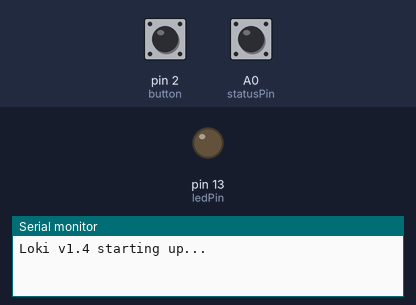
Recording of a sketch running on a simulated Arduino Uno, built with avr-gcc and run on an emulated ATmega328P. On the bench: output pins drawn as LEDs (lit = HIGH), the last lines printed to the serial monitor. Dashed ring = blinking. The inputs (shaded band) are chosen by the test bench; at power-on: pin 2 (button) HIGH, A0 (statusPin) HIGH. The audio player accepts every command and is not drawn.

Above: at 0.1 s.
At 10.9 s:
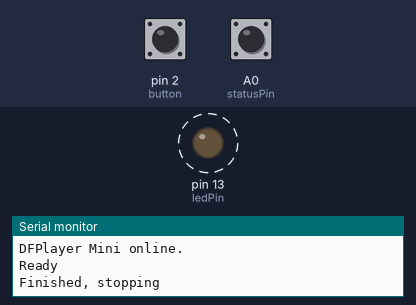
11.0 s: pin 2 (button) pulled LOW for 0.15 s
Timing chart, 0 to 20.0 s (numbered marks = the images above; inputs shaded):
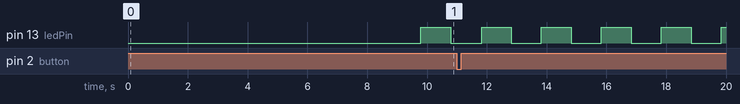

Measured:
- by itself, pin 13 (ledPin): alternates HIGH for 1.0 s and LOW for 1.0 s

The sketch:

Loki.ino
```cpp
/*
 * Loki (Revision 1445)
 * (C) 2022 Blackbeard Softworks
 *
 * This code relies on external hardware to be present.
 * Please refer to the wiring diagram.
 *
 * The music must be prepared in this way:
 * - The input file must be MP3
 * - Right channel is used exclusively for motor control (meaning you can implement PWM at low frequency with amplitude modulation - from my testing it was <20Hz)
 * - Right channel must ONLY contain motor control signal (no voice, no music, only beeps at about 1024Hz~2048Hz. DC signal doesn't work as capacitor blocks DC signal)
 * - The beeps must not taper off in volume (it causes the motor to judder, so it needs to at least sound as if it turns on and off instantly)
 * - Use the DAW or other solutions to generate the beeps on the RIGHT CHANNEL ONLY
 * - Leave the left channel alone or adjust its volume
 * (you CANNOT adjust the volume in code. It won't work. Adding a resistor for smaller speakers does work. About 51 Ohms work well, but taping over the speaker hole works too.)
 * - Right channel MUST be at 0db attenuation (meaning, it peaks and/or clips. Crank it up!)
 */

// DFRobot's own library is used here. We could use lightweight library, but let's keep it simple.
#include <DFRobotDFPlayerMini.h>
#include <SoftwareSerial.h>

SoftwareSerial mySoftwareSerial(10, 11);
DFRobotDFPlayerMini myDFPlayer;
void printDetail(uint8_t type, int value);

// Do not change this value.
int songIndex = 1;

// This is the number of songs on your SD card, greeting inclusive.
// Supports up to 65535, but honestly with one button it would be a VERY big chore to go through all 65533 tracks for accessing the last track.
// Can be LESS than the actual song count, but CANNOT BE MORE than the actual song count. This causes the function to completely fail.
const int maxSongCount = 41;

// This will be the playback button
const int button = 2;
// The statusPin is used only for legacy purposes.
const int statusPin = A0;

// Do not change these values.
volatile bool stopped = false;
volatile bool state = false;
volatile bool led = false;

// This is the pin that reverses the motor when combined with the Logic Reverser circuit.
// If you want to use other pins, change this.
const int ledPin = LED_BUILTIN;

// Do not change this value.
unsigned long pm = 0;

// Change this to change how frequently the motor changes the direction
// Changing this to too small of a value may cause the motor, back EMF or power supply issues.
const long interval = 1000;

void setup() {
  // Setup pin modes
  pinMode(button, INPUT_PULLUP);
  pinMode(statusPin, INPUT);
  pinMode(LED_BUILTIN, OUTPUT);

  mySoftwareSerial.begin(9600);
  Serial.begin(115200);
  Serial.println();
  Serial.println(F("Loki v1.4 starting up..."));
  // Delay to let DFPlayer Mini initialize
  delay(2000);
  if (!myDFPlayer.begin(mySoftwareSerial)) {
    Serial.println(F("Unable to begin:"));
    Serial.println(F("1.Please recheck the connection!"));
    Serial.println(F("2.Please insert the SD card!"));
    while (true) {
      delay(0); // Code to compatible with ESP8266 watchdog.
    }
  }
  Serial.println(F("DFPlayer Mini online."));
  // This value can be adjusted to let the SD card catch up, not resulting in Time Out error
  myDFPlayer.setTimeOut(1500);

  // Must be at 30. Lower volumes just don't have the gusto to push through.
  // Technically you can add another transistor stage or Darlington transistor for this, but this is the cheapest option.
  myDFPlayer.volume(30);
  // Play the first MP3 file, which must be the greeting audio
  myDFPlayer.playMp3Folder(1);
  // Small delay to prevent malfunctions
  delay(250);
  // Legacy code start
  while (digitalRead(statusPin) == LOW) {
    // Wait while the track finishes playing
  }
  // Legacy code end
  // Set register
  EIFR = 1;
  delay(7000); // Adjust for the prompt length
  // Attach an interrupt routine to the button
  attachInterrupt(digitalPinToInterrupt(button), playbackCtrl, FALLING);
  Serial.println("Ready");
}

void loop() {
  // This part until next comment deals with the reversing of the motor.
  unsigned long cm = millis();
  if (cm - pm >= interval) {
    pm = cm;
    led = !led;
  }
  digitalWrite(ledPin, led);
  // End of section


  if (state == true) {
    Serial.print("Attempting to play index ");
    Serial.print(songIndex);
    Serial.println(" file");
    myDFPlayer.playMp3Folder(songIndex);
    delay(50);
    while (stopped == false) {
      Serial.println("playing");
    }
    state = false;
  }
  if (state == false) {
    delay(50);
    if (stopped != true) {
      Serial.println("Finished, stopping");
      myDFPlayer.stop();
      stopped = true;
    }
  }
  if (myDFPlayer.available()) {
    printDetail(myDFPlayer.readType(), myDFPlayer.read());
  }
}

// Interrupt routine
void playbackCtrl() {
  static unsigned long lit = 0;
  // We do not want to use delay() here.
  unsigned long inttime = millis();
  // Debouncing routine, as well as toggle
  if (inttime - lit > 500) {
    if (state == true) {
      state = false;
      stopped = true;
    }
    if (state == false) {
      state = true;
      stopped = true;
    }
    // Advance the song index by one
    songIndex++;
    // If we are exceeding the maximum song index or if it's below 2 (meaning, the beginning)
    // We want to set it to 2 so the greeting message doesn't play again.
    if (songIndex > maxSongCount || songIndex < 2) {
      songIndex = 2;
    }
  }
  lit = inttime;
}

// Default DFPlayer debug function
void printDetail(uint8_t type, int value) {

  switch (type) {
    case TimeOut:
      Serial.println(F("Time Out!"));
      break;
    case WrongStack:
      Serial.println(F("Stack Wrong!"));
      break;
    case DFPlayerCardInserted:
      Serial.println(F("Card Inserted!"));
      break;
    case DFPlayerCardRemoved:
      Serial.println(F("Card Removed!"));
      break;
    case DFPlayerCardOnline:
      Serial.println(F("Card Online!"));
      break;
    case DFPlayerUSBInserted:
      Serial.println("USB Inserted!");
      break;
    case DFPlayerUSBRemoved:
      Serial.println("USB Removed!");
      break;
    case DFPlayerPlayFinished:
      Serial.print(F("Number:"));
      Serial.print(value);
      Serial.println(F(" Play Finished!"));
      break;
    case DFPlayerError:
      Serial.print(F("DFPlayerError:"));
      switch (value) {
        case Busy:
          Serial.println(F("Card not found"));
          break;
        case Sleeping:
          Serial.println(F("Sleeping"));
          break;
        case SerialWrongStack:
          Serial.println(F("Get Wrong Stack"));
          break;
        case CheckSumNotMatch:
          Serial.println(F("Check Sum Not Match"));
          break;
        case FileIndexOut:
          Serial.println(F("File Index Out of Bound"));
          break;
        case FileMismatch:
          Serial.println(F("Cannot Find File"));
          break;
        case Advertise:
          Serial.println(F("In Advertise"));
          break;
        default:
          break;
      }
      break;
    default:
      break;
  }
}
```
